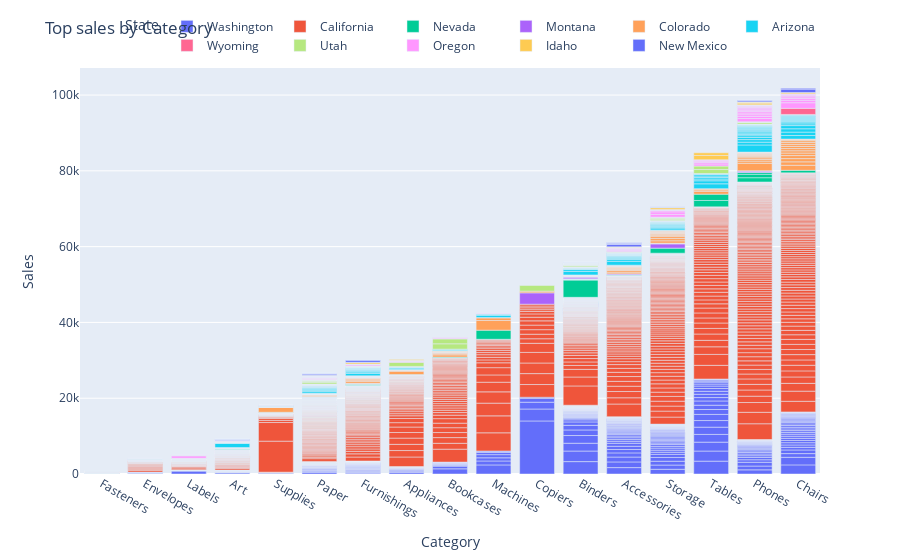

Here is the notebook cell this chart was saved with:
### Code cell
fig = px.bar(df_topsales, y="Sales", x="Category",color = 'State')
fig.update_layout(legend_orientation='h',
                  legend=dict(orientation='h',
                              x=1,
                              xanchor='right',
                              y=1.02,
                              yanchor='bottom',
                              traceorder='normal'),
                  xaxis={'categoryorder' : 'total ascending'},
                  title=('Top sales by Category'))
fig.show()

### Figure 1 — Plotly figure (JSON) as saved in the notebook; plotly's stock layout.template omitted (floating-point values rounded to 4 significant figures; data arrays with more than 128 entries replaced by an {"elided": "..."} marker saying what was removed)
{"data": [{"alignmentgroup": "True", "hovertemplate": "State=Washington<br>Category=%{x}<br>Sales=%{y}<extra></extra>", "legendgroup": "Washington", "marker": {"color": "#636efa", "pattern": {"shape": ""}}, "name": "Washington", "offsetgroup": "Washington", "orientation": "v", "showlegend": true, "textposition": "auto", "type": "bar", "x": {"elided": "506 str values"}, "xaxis": "x", "y": {"elided": "506 float values"}, "yaxis": "y"}, {"alignmentgroup": "True", "hovertemplate": "State=California<br>Category=%{x}<br>Sales=%{y}<extra></extra>", "legendgroup": "California", "marker": {"color": "#EF553B", "pattern": {"shape": ""}}, "name": "California", "offsetgroup": "California", "orientation": "v", "showlegend": true, "textposition": "auto", "type": "bar", "x": {"elided": "2001 str values"}, "xaxis": "x", "y": {"elided": "2001 float values"}, "yaxis": "y"}, {"alignmentgroup": "True", "hovertemplate": "State=Nevada<br>Category=%{x}<br>Sales=%{y}<extra></extra>", "legendgroup": "Nevada", "marker": {"color": "#00cc96", "pattern": {"shape": ""}}, "name": "Nevada", "offsetgroup": "Nevada", "orientation": "v", "showlegend": true, "textposition": "auto", "type": "bar", "x": ["Binders", "Machines", "Tables", "Tables", "Storage", "Phones", "Phones", "Chairs", "Phones", "Furnishings", "Accessories", "Binders", "Bookcases", "Furnishings", "Art", "Paper", "Supplies", "Furnishings", "Art", "Paper", "Binders", "Binders", "Appliances", "Accessories", "Binders", "Paper", "Furnishings", "Paper", "Paper", "Appliances", "Paper", "Art", "Labels", "Furnishings", "Binders", "Paper", "Binders", "Fasteners", "Art"], "xaxis": "x", "y": [4536.0, 2396.0, 1686.0, 1670.0, 1326.0, 1123.0, 912.0, 674.4, 475.9, 196.4, 171.0, 159.8, 142.0, 134.0, 113.2, 97.88, 86.2, 80.96, 79.36, 79.14, 75.79, 66.05, 64.9, 58.58, 45.58, 40.08, 37.4, 35.88, 32.4, 31.08, 25.92, 18.06, 14.94, 14.56, 8.29, 6.48, 5.73, 4.71, 3.64], "yaxis": "y"}, {"alignmentgroup": "True", "hovertemplate": "State=Montana<br>Category=%{x}<br>Sales=%{y}<extra></extra>", "legendgroup": "Montana", "marker": {"color": "#ab63fa", "pattern": {"shape": ""}}, "name": "Montana", "offsetgroup": "Montana", "orientation": "v", "showlegend": true, "textposition": "auto", "type": "bar", "x": ["Copiers", "Storage", "Binders", "Phones", "Accessories", "Phones", "Storage", "Furnishings", "Storage", "Storage", "Paper", "Labels", "Paper", "Binders", "Binders"], "xaxis": "x", "y": [3000.0, 1126.0, 488.0, 340.0, 217.4, 105.6, 87.08, 63.98, 51.45, 39.9, 29.04, 14.62, 11.96, 8.29, 6.1], "yaxis": "y"}, {"alignmentgroup": "True", "hovertemplate": "State=Colorado<br>Category=%{x}<br>Sales=%{y}<extra></extra>", "legendgroup": "Colorado", "marker": {"color": "#FFA15A", "pattern": {"shape": ""}}, "name": "Colorado", "offsetgroup": "Colorado", "orientation": "v", "showlegend": true, "textposition": "auto", "type": "bar", "x": {"elided": "182 str values"}, "xaxis": "x", "y": {"elided": "182 float values"}, "yaxis": "y"}, {"alignmentgroup": "True", "hovertemplate": "State=Arizona<br>Category=%{x}<br>Sales=%{y}<extra></extra>", "legendgroup": "Arizona", "marker": {"color": "#19d3f3", "pattern": {"shape": ""}}, "name": "Arizona", "offsetgroup": "Arizona", "orientation": "v", "showlegend": true, "textposition": "auto", "type": "bar", "x": {"elided": "224 str values"}, "xaxis": "x", "y": {"elided": "224 float values"}, "yaxis": "y"}, {"alignmentgroup": "True", "hovertemplate": "State=Wyoming<br>Category=%{x}<br>Sales=%{y}<extra></extra>", "legendgroup": "Wyoming", "marker": {"color": "#FF6692", "pattern": {"shape": ""}}, "name": "Wyoming", "offsetgroup": "Wyoming", "orientation": "v", "showlegend": true, "textposition": "auto", "type": "bar", "x": ["Chairs"], "xaxis": "x", "y": [1603.0], "yaxis": "y"}, {"alignmentgroup": "True", "hovertemplate": "State=Utah<br>Category=%{x}<br>Sales=%{y}<extra></extra>", "legendgroup": "Utah", "marker": {"color": "#B6E880", "pattern": {"shape": ""}}, "name": "Utah", "offsetgroup": "Utah", "orientation": "v", "showlegend": true, "textposition": "auto", "type": "bar", "x": ["Copiers", "Bookcases", "Bookcases", "Appliances", "Tables", "Tables", "Paper", "Phones", "Storage", "Binders", "Storage", "Paper", "Paper", "Storage", "Phones", "Accessories", "Binders", "Paper", "Binders", "Accessories", "Storage", "Furnishings", "Phones", "Paper", "Furnishings", "Binders", "Paper", "Binders", "Storage", "Paper", "Art", "Paper", "Supplies", "Binders", "Binders", "Art", "Binders", "Furnishings", "Paper", "Storage", "Paper", "Phones", "Art", "Labels", "Labels", "Binders", "Paper", "Binders", "Binders", "Art", "Binders", "Fasteners", "Fasteners"], "xaxis": "x", "y": [1500.0, 1407.0, 1293.0, 1090.0, 1045.0, 912.8, 447.8, 400.0, 323.1, 295.1, 261.7, 166.4, 164.9, 158.9, 126.6, 111.9, 102.7, 92.94, 91.68, 82.8, 80.98, 73.32, 71.93, 71.6, 66.69, 62.05, 60.12, 59.81, 55.5, 48.4, 45.98, 45.68, 44.4, 41.72, 33.09, 25.99, 25.58, 25.16, 21.98, 21.36, 19.44, 16.78, 16.4, 15.75, 14.4, 13.18, 12.96, 12.14, 11.78, 11.68, 10.78, 5.04, 4.96], "yaxis": "y"}, {"alignmentgroup": "True", "hovertemplate": "State=Oregon<br>Category=%{x}<br>Sales=%{y}<extra></extra>", "legendgroup": "Oregon", "marker": {"color": "#FF97FF", "pattern": {"shape": ""}}, "name": "Oregon", "offsetgroup": "Oregon", "orientation": "v", "showlegend": true, "textposition": "auto", "type": "bar", "x": ["Chairs", "Phones", "Storage", "Storage", "Chairs", "Labels", "Phones", "Tables", "Chairs", "Storage", "Phones", "Phones", "Furnishings", "Chairs", "Phones", "Tables", "Phones", "Phones", "Chairs", "Accessories", "Tables", "Tables", "Phones", "Accessories", "Chairs", "Bookcases", "Appliances", "Chairs", "Phones", "Machines", "Tables", "Accessories", "Phones", "Phones", "Paper", "Labels", "Paper", "Phones", "Appliances", "Paper", "Art", "Accessories", "Paper", "Chairs", "Accessories", "Art", "Accessories", "Binders", "Appliances", "Phones", "Bookcases", "Art", "Labels", "Bookcases", "Appliances", "Paper", "Accessories", "Storage", "Accessories", "Phones", "Art", "Paper", "Binders", "Paper", "Storage", "Supplies", "Art", "Storage", "Accessories", "Appliances", "Paper", "Binders", "Paper", "Paper", "Machines", "Storage", "Phones", "Accessories", "Labels", "Envelopes", "Binders", "Paper", "Paper", "Art", "Furnishings", "Paper", "Binders", "Envelopes", "Paper", "Paper", "Art", "Supplies", "Binders", "Labels", "Paper", "Paper", "Binders", "Supplies", "Furnishings", "Furnishings", "Paper", "Labels", "Fasteners", "Appliances", "Furnishings", "Paper", "Paper", "Binders", "Art", "Fasteners", "Art", "Art", "Binders", "Supplies", "Binders", "Art", "Art", "Art", "Paper", "Binders", "Binders", "Binders", "Art", "Binders"], "xaxis": "x", "y": [1487.0, 859.2, 718.6, 669.1, 650.4, 629.2, 572.8, 564.2, 478.5, 443.9, 438.4, 438.3, 409.2, 403.9, 403.2, 377.4, 344.7, 320.0, 291.2, 279.9, 277.5, 275.5, 264.0, 239.8, 230.3, 217.8, 203.9, 195.1, 192.0, 180.0, 177.2, 160.0, 156.8, 156.0, 148.7, 146.5, 141.8, 139.9, 133.5, 131.9, 120.8, 112.8, 105.5, 104.8, 103.9, 95.14, 91.18, 88.07, 87.17, 84.78, 72.59, 71.63, 71.04, 66.29, 64.86, 60.05, 55.92, 53.42, 53.04, 52.68, 51.02, 47.95, 45.24, 40.24, 39.07, 39.07, 38.26, 37.68, 35.36, 35.21, 32.9, 31.32, 31.1, 31.1, 29.93, 29.3, 28.68, 28.4, 27.89, 27.79, 26.35, 25.92, 24.78, 23.83, 22.78, 22.78, 22.64, 21.73, 20.74, 19.61, 18.69, 17.58, 16.82, 15.94, 15.55, 15.18, 14.3, 13.88, 13.59, 11.84, 11.65, 11.52, 11.3, 11.18, 11.03, 10.37, 10.37, 9.76, 9.33, 8.72, 7.88, 7.15, 6.46, 6.21, 5.68, 5.34, 5.25, 5.25, 5.18, 5.02, 4.16, 4.16, 2.22, 1.08], "yaxis": "y"}, {"alignmentgroup": "True", "hovertemplate": "State=Idaho<br>Category=%{x}<br>Sales=%{y}<extra></extra>", "legendgroup": "Idaho", "marker": {"color": "#FECB52", "pattern": {"shape": ""}}, "name": "Idaho", "offsetgroup": "Idaho", "orientation": "v", "showlegend": true, "textposition": "auto", "type": "bar", "x": ["Tables", "Tables", "Storage", "Furnishings", "Chairs", "Phones", "Phones", "Appliances", "Phones", "Paper", "Accessories", "Furnishings", "Paper", "Furnishings", "Paper", "Binders", "Binders", "Paper", "Binders", "Binders", "Binders"], "xaxis": "x", "y": [1128.0, 696.4, 477.1, 355.4, 338.4, 304.8, 302.4, 227.8, 140.4, 91.36, 89.97, 41.96, 37.94, 35, 25.92, 21.31, 20.42, 17.64, 17.04, 9.58, 3.3], "yaxis": "y"}, {"alignmentgroup": "True", "hovertemplate": "State=New Mexico<br>Category=%{x}<br>Sales=%{y}<extra></extra>", "legendgroup": "New Mexico", "marker": {"color": "#636efa", "pattern": {"shape": ""}}, "name": "New Mexico", "offsetgroup": "New Mexico", "orientation": "v", "showlegend": true, "textposition": "auto", "type": "bar", "x": ["Chairs", "Accessories", "Furnishings", "Phones", "Paper", "Art", "Chairs", "Accessories", "Paper", "Accessories", "Phones", "Storage", "Accessories", "Accessories", "Storage", "Binders", "Phones", "Paper", "Paper", "Furnishings", "Storage", "Storage", "Envelopes", "Paper", "Phones", "Paper", "Labels", "Supplies", "Binders", "Supplies", "Binders", "Binders", "Binders", "Art", "Art", "Paper", "Art"], "xaxis": "x", "y": [883.8, 595, 545.9, 302.4, 288.2, 255.8, 230.3, 214.9, 192.2, 160.0, 140.7, 118.2, 101.3, 92.52, 90.8, 79.87, 67.04, 49.12, 45.36, 41.37, 37.32, 33.29, 28.4, 27.18, 23.98, 19.44, 18.45, 16.68, 13.49, 12.88, 11.42, 10.78, 10.08, 8.4, 8.28, 4.28, 4.17], "yaxis": "y"}], "layout": {"autosize": true, "barmode": "relative", "legend": {"orientation": "h", "title": {"text": "State"}, "tracegroupgap": 0, "traceorder": "normal", "x": 1, "xanchor": "right", "y": 1.02, "yanchor": "bottom"}, "margin": {"t": 60}, "title": {"text": "Top sales by Category"}, "xaxis": {"anchor": "y", "autorange": true, "categoryorder": "total ascending", "domain": [0, 1], "range": [-0.5, 16.5], "title": {"text": "Category"}, "type": "category"}, "yaxis": {"anchor": "x", "autorange": true, "domain": [0, 1], "range": [0, 107100.0], "title": {"text": "Sales"}, "type": "linear"}}}
